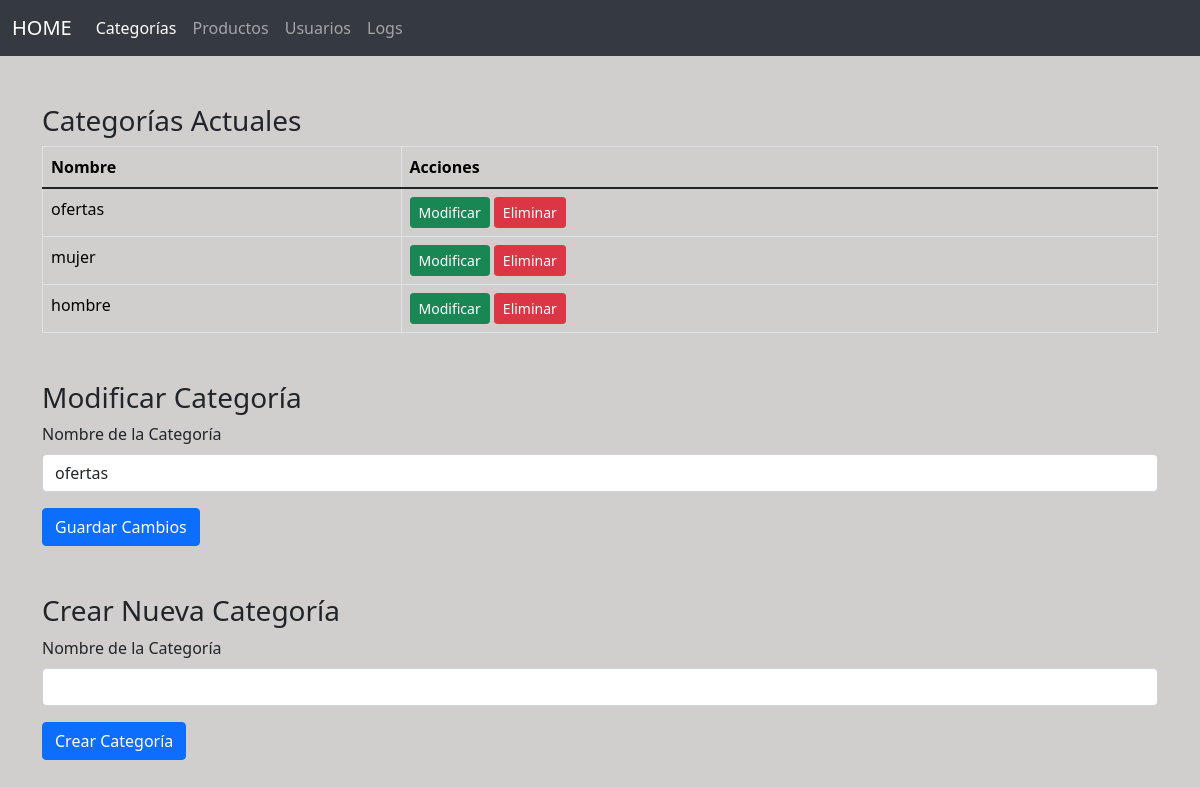
The page /admin/categorias.php?nombre=ofertas (signed in) on the database its author committed.
### tables this page shows
CREATE TABLE IF NOT EXISTS `categorias` (
  `nombre` varchar(50) NOT NULL,
  PRIMARY KEY (`nombre`)
);

### admin/categorias.php (the view, shortened to what this page needs)
<?php
require_once '../bd_conexion.php';
?>
<!DOCTYPE html>
<html lang="es">
<head>
    <link href="https://cdn.jsdelivr.net/npm/bootstrap@5.1.3/dist/css/bootstrap.min.css" rel="stylesheet">
</head>
<body>
    <?php require_once 'nav.php' ?>
    <div class="container mt-5">
        <h3 class="mt-5">Categorías Actuales</h3>
        <table class="table table-bordered">
            <thead>
                <tr>
                    <th>Nombre</th>
                    <th>Acciones</th>
                </tr>
            </thead>
            <tbody>
                <?php
                $stmt = $conn->query("SELECT * FROM categorias ORDER BY nombre DESC");
                $categorias = $stmt->fetchAll(PDO::FETCH_ASSOC);
                foreach ($categorias as $categoria):
                    ?>
                    <tr>
                        <td><?= $categoria['nombre']; ?></td>
                        <td>
                            <a href="categorias.php?nombre=<?= $categoria['nombre']; ?>"
                                class="btn btn-success btn-sm">Modificar</a>
                            <a href="categorias.php?eliminar_nombre=<?= $categoria['nombre']; ?>" class="btn btn-danger btn-sm"
                                onclick="return confirm('¿Seguro que deseas eliminar esta categoría?');">Eliminar</a>
                        </td>
                    </tr>
                <?php endforeach; ?>
            </tbody>
        </table>
        <?php if (isset($_GET['nombre'])): ?>
            <?php
            $nombre_modificar = $_GET['nombre'];
            if (!empty($nombre_modificar)) {
                $sql = 'SELECT * FROM categorias WHERE nombre = :nombre';
                $stmt = $conn->prepare($sql);
                $stmt->bindParam(':nombre', $nombre_modificar, PDO::PARAM_STR);
                $stmt->execute();
                $categoria = $stmt->fetch(PDO::FETCH_ASSOC);
            }
            ?>
            <h3 class="mt-5">Modificar Categoría</h3>
            <form action="" method="POST">
                <div class="mb-3">
                    <label for="nombre" class="form-label">Nombre de la Categoría</label>
                    <input type="text" class="form-control" id="nombre" name="nombre"
                        value="<?= $categoria['nombre']; ?>" required>
                </div>
                <button type="submit" class="btn btn-primary" name="modificar_categoria">Guardar Cambios</button>
            </form>
        <?php endif; ?>
        <h3 class="mt-5">Crear Nueva Categoría</h3>
        <form action="" method="POST">
            <div class="mb-3">
                <label for="nombre" class="form-label">Nombre de la Categoría</label>
                <input type="text" class="form-control" id="nombre" name="nombre" required>
            </div>
            <button type="submit" class="btn btn-primary" name="crear_categoria">Crear Categoría</button>
        </form>
    </div>
</body>
</html>

### admin/categorias.php (style rules this page uses)
body { padding-bottom: 5em; }

### admin/nav.php (style rules this page uses)
body { background-color: rgb(209, 206, 206); }
.table th, .table td { color: black; }
.container { margin-top: 20px; }

### rows shown on the page
categorias: nombre "ofertas"
categorias: nombre "mujer"
categorias: nombre "hombre"
